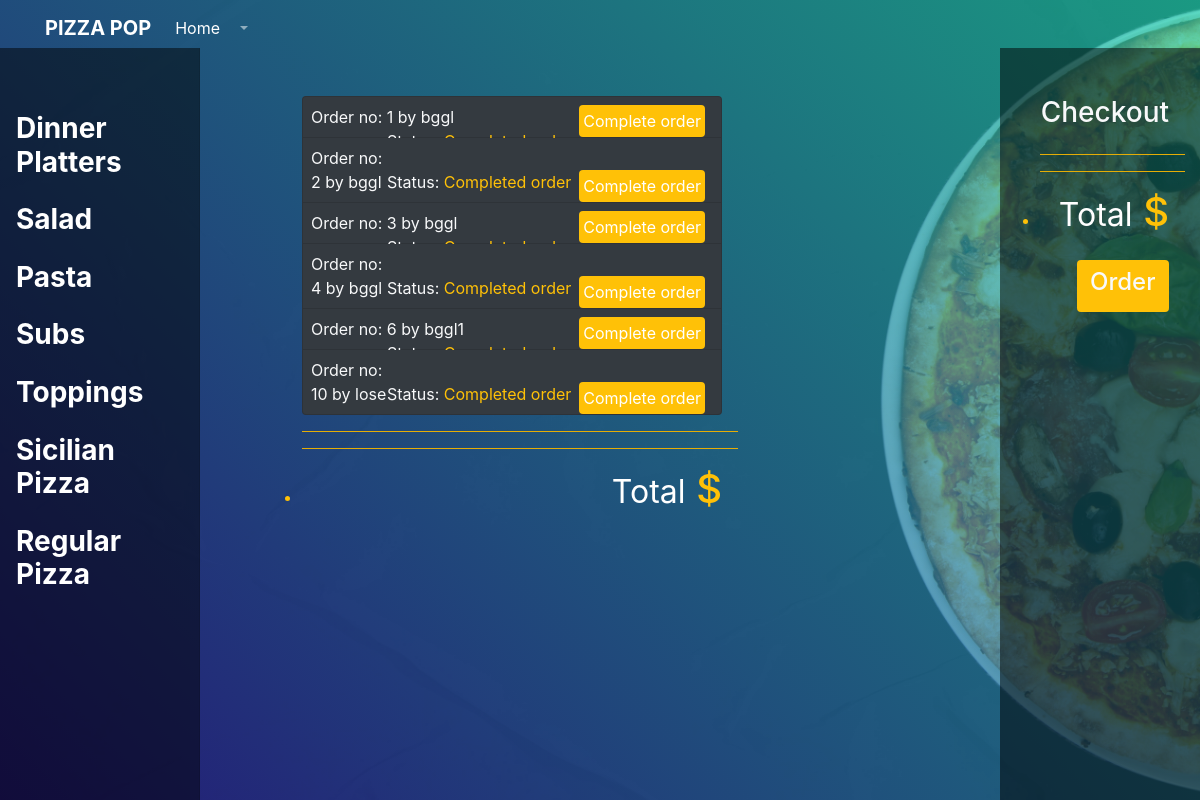
Screenshot of /orders_manager/admin/5 with the database file from the repository.
### orders/models.py (models this page shows, shortened)
class Category(models.Model):
    name=models.CharField(max_length=64)
    def __str__(self):
        return f"{self.name}"

class User_order(models.Model):
    user=models.ForeignKey(User, on_delete=models.CASCADE)
    order_number=models.IntegerField()
    topping=models.IntegerField(default=0)
    status=models.CharField(max_length=64, default="On course")

### orders/views.py (the view)
# urls.py: path("orders_manager/<str:user>/<str:order_number>", views.orders_manager, name="orders_manager"),
def orders_manager(request, user, order_number):
    user=User.objects.get(username=user)
    context={
        "Checkout": order_cart.objects.filter(user=user, number=order_number),
        "Checkout_category": order_cart.objects.filter(user=user, number=order_number).values_list("category").distinct(),
        "Total": list(order_cart.objects.filter(user=user, number=order_number).aggregate(Sum("price")).values())[0],
        "user": request.user,
        "Category": Category.objects.all(),
        "Order_number": order_number,
        "All_orders": User_order.objects.exclude(status="On course")
    }
    return render(request, "orders/orders_manager.html", context)

### orders/templates/orders/orders_manager.html (shortened to what this page needs)
{% extends "orders/base.html" %}
{% block body%}
    <div id="my_orders_container" class="w-50 mx-auto pt-5">
        <div class="text-left pr-3">
            <ul >
                {% for row in All_orders%}
                    <li class="p-2 list-group-item bg-dark">
                        <a href="{% url 'orders_manager' row.user row.order_number  %}" class="text-light"><span>Order no: {{row.order_number}} by {{row.user}}</span></a>
                        <a href="{% url 'complete' row.user row.order_number  %}"><span class="float-right mx-2 p-1 bg-warning rounded text-white">Complete order</span></a>
                        <span class="float-right">Status: <span class="text-warning">{{row.status}}</span></span>
                    </li>
                {% endfor %}
            </ul>
        </div>
        <ul>
            <hr class="bg-warning">
            <hr class="bg-warning">
            <li class="text-warning text-right pr-3"><h1><small class="text-white">Total</small> ${{Total|floatformat:2}}</h1></li>
        </ul>
    </div>
{% endblock %}

### orders/templates/orders/base.html (shortened to what this page needs)
{% load static %}
<!DOCTYPE html>
<html lang="en">
<head>
	<link rel="stylesheet" href="https://stackpath.bootstrapcdn.com/bootstrap/4.4.1/css/bootstrap.min.css">
	<link rel="stylesheet" href="{% static 'orders/style.css' %}">
</head>
<body>
	<nav class="navbar navbar-expand-lg navbar-dark fixed-top scrolling-navbar">
		<div class="container">
			<a class="navbar-brand" href="#">
				<strong>PIZZA POP</strong>
			</a>
			<div class="collapse navbar-collapse" id="navbarSupportedContent-7">
				<ul class="navbar-nav mr-auto">
					<li class="nav-item active">
						<a href="{% url 'index' %}" class="nav-link">Home
						</a>
					</li>
					{% if Category %}
						<li class="nav-item dropdown">
							<a class="nav-link dropdown-toggle" href="#" id="navbarDropdown" role="button" data-toggle="dropdown" aria-haspopup="true" aria-expanded="false">
							</a>
						</li>
					{% endif %}
				</ul>
			</div>
		</div>
	</nav>
	<div class="view">
		<div class="mask rgba-gradient d-flex justify-content-center align-items-center">
			<div class="container-fluid">
				<div id="window" class="row">
					{% if Category %}
						<nav id="sidebar" class="col-md-2 d-none d-md-block bg-light sidebar mt-5">
							<div class="sidebar-sticky">
								<ul class="nav flex-column">
									<li class="nav-item">
										{% for category in Category %}
											<h3><a id="sidemenu" href="{% url 'menu' category %}" class="nav-link font-weight-bold">{{ category }}</a>
											</h3>
										{% endfor %}
									</li>
								</ul>
							</div>
						</nav>
					{% endif %}
					<main role="main" class="col-md-6 ml-sm-auto col-lg-10 px-4 pt-5 text-light">
						{% block body %}
						{% endblock %}
					</main>
					<div id="checkout" class="col-md-4 ml-sm-auto col-lg-2 list-group text-right mt-5 pt-5">
						{% if Category %}
							<h3 class="text-right text-light pr-3">Checkout</h3>
							<ul>
								<hr class="bg-warning">
								<hr class="bg-warning">
								<li class="text-warning text-right pr-3">
									<h1>
										<small class="text-white">Total</small> ${{ Total|floatformat:2 }}
									</h1>
								</li>
							</ul>
							<a id="place_order" href="{% url 'my_orders' Order_number %}">
								<div class="bg-warning w-50 rounded p-2 ml-auto mr-3 text-center text-white">
									<h4 class="text-light">Order</h4>
								</div>
							</a>
						{% endif %}
					</div>
				</div>
			</div>
		</div>
	</div>
</body>
</html>

### orders/static/orders/style.css (style rules this page uses)
html, body, header, .view { height: 100%; }
.view { background-image: url('pizza-4952508.jpg'); background-repeat: no-repeat; background-size: cover; background-position: center center; background-attachment: fixed; }
#window { height:100%; }
.navbar:not(.top-nav-collapse) { background: transparent !important; }
.rgba-gradient { background: -moz-linear-gradient(45deg, rgba(42, 27, 161, 0.7), rgba(29, 210, 177, 0.7) 100%); background: -webkit-linear-gradient(45deg, rgba(42, 27, 161, 0.7), rgba(29, 210, 177, 0.7) 100%); background: -webkit-gradient(linear, 45deg, from(rgba(42, 27, 161, 0.7)), to(rgba(29, 210, 177, 0.7))); background: -o-linear-gradient(45deg, rgba(42, 27, 161, 0.7), rgba(29, 210, 177, 0.7) 100%); background: linear-gradient(to 45deg, rgba(42, 27, 161, 0.7), rgba(29, 210, 177, 0.7) 100%); }
#sidebar { background-color: rgba(0, 0, 0, 0.5) !important; }
#sidemenu { color: white !important; }
#checkout { background-color: rgba(0, 0, 0, 0.5) !important; }
.sidebar { position: fixed; top: 0; bottom: 0; left: 0; z-index: 100; padding: 48px 0 0; box-shadow: inset -1px 0 0 rgba(0, 0, 0, .1); }
.sidebar-sticky { position: -webkit-sticky; position: sticky; }
.sidebar-sticky { position: relative; top: 0; height: calc(100vh - 48px); padding-top: .5rem; overflow-x: hidden; overflow-y: auto; }
@media (min-width: 768px) { .d-md-block { display: block!important; } }

### rows the page displays
Category: name "Dinner Platters"
Category: name "Salad"
Category: name "Pasta"
Category: name "Subs"
Category: name "Toppings"
Category: name "Sicilian Pizza"
Category: name "Regular Pizza"
User_order: order_number "1", user "bggl"
User_order: order_number "2", user "bggl", status "Completed order"
User_order: order_number "3", user "bggl"
User_order: order_number "4", user "bggl", status "Completed order"
User_order: order_number "6", user "bggl1"
User_order: order_number "10", user "lose", status "Completed order"
